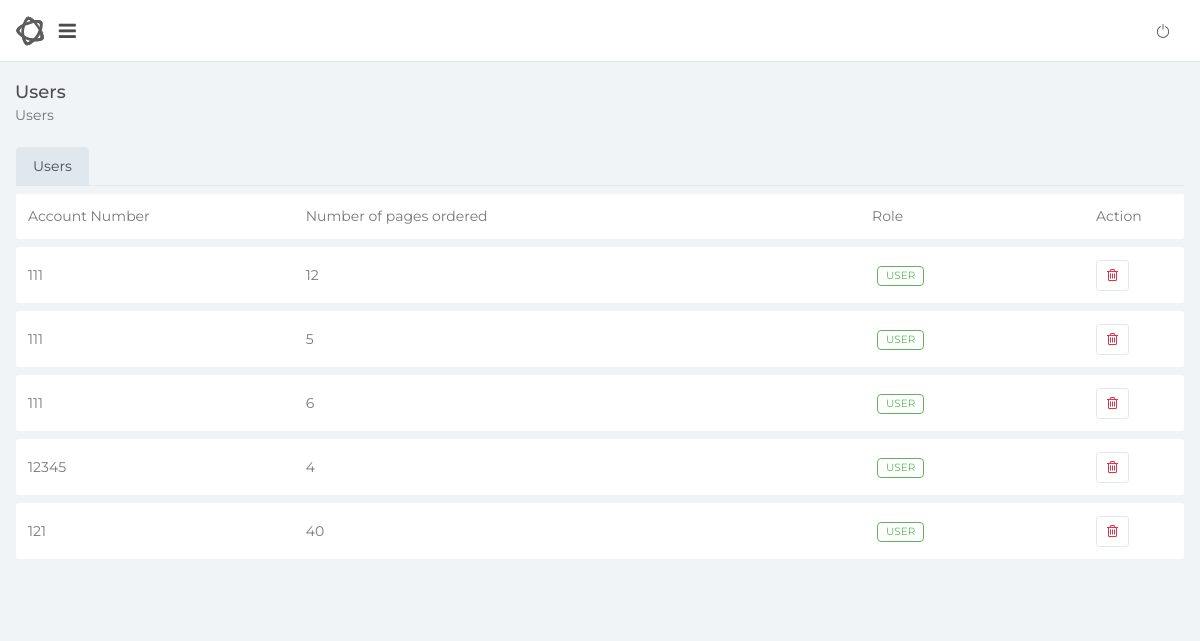
/adminsite/hrms/users.php, run on the app's committed database.
### tables this page shows
CREATE TABLE `chequerequest` (
  `id` int(25) NOT NULL,
  `account_no` int(25) NOT NULL,
  `pagescount` int(255) NOT NULL
);

### www/adminsite/hrms/adminFunc.php (called while the page is built, shortened)
<?php
    function  getCheckbook($db){
        $sql2 = "SELECT account_no,pagescount FROM chequerequest";
        $result2 =$db->query($sql2);
        return $result2;
    }
?>

### www/adminsite/hrms/users.php (the view, shortened to what this page needs)
<!-- <?php
    include("adminFunc.php");
    ?> -->
<!doctype html>
<html lang="en">
<head>
<link rel="stylesheet" href="../assets/vendor/bootstrap/css/bootstrap.min.css">
<link rel="stylesheet" href="../assets/vendor/font-awesome/css/font-awesome.min.css">
<link rel="stylesheet" href="../assets/vendor/animate-css/vivify.min.css">
<link rel="stylesheet" href="../assets/vendor/sweetalert/sweetalert.css">
<link rel="stylesheet" href="../html/assets/css/site.min.css">
</head>
<body class="theme-cyan font-montserrat light_version">
<div id="wrapper">
<nav class="navbar top-navbar">
    <div class="container-fluid">
        <div class="navbar-left">
            <div class="navbar-btn">
                <a href="index.html"><img src="../assets/images/icon.svg" alt="Oculux Logo" class="img-fluid logo"></a>
                <button type="button" class="btn-toggle-offcanvas"><i class="lnr lnr-menu fa fa-bars"></i></button>
            </div>
        </div>
        <div class="navbar-right">
            <div id="navbar-menu">
                <ul class="nav navbar-nav">
                    <li><a href="../html/page-login.php" class="icon-menu"><i class="icon-power"></i></a></li>
                </ul>
            </div>
        </div>
    </div>
    <div class="progress-container"><div class="progress-bar" id="myBar"></div></div>
</nav>
<div id="main-content">
    <div class="container-fluid">
        <div class="block-header">
            <div class="row clearfix">
                <div class="col-md-6 col-sm-12">
                    <h1>Users</h1>
                    <nav aria-label="breadcrumb">
                        <ol class="breadcrumb">
                        <li class="breadcrumb-item active" aria-current="page">Users</li>
                        </ol>
                    </nav>
                </div>
            </div>
        </div>
        <div class="row clearfix">
            <div class="col-lg-12">
                <div class="card">
                    <ul class="nav nav-tabs">
                        <li class="nav-item"><a class="nav-link active show" data-toggle="tab" href="#Users">Users</a></li>
                    </ul>
                    <div class="tab-content mt-0">
                        <div class="tab-pane show active" id="Users">
                            <div class="table-responsive">
                                <table class="table table-hover table-custom spacing8" id='chkbooktbl'>
                                    <thead>
                                        <tr>
                                            <th class="w60">Account Number</th>
                                            <th></th>
                                            <th></th>
                                            <th>Number of pages ordered</th>
                                            <th>Role</th>
                                            <th class="w100">Action</th>
                                        </tr>
                                    </thead>
                                    <tbody>
                                    <?php
                                            $result = getCheckbook($db);
                                            while($row = $result->fetch_assoc())  {
                                                ?>
                                            <form method='GET' action='adminFunc.php'>
                                                <tr>
                                                    <td scope="row" ><?php echo $row['account_no']; ?></td>
                                                    <td></td>
                                                    <td></td>
                                                    <td><?php echo $row['pagescount'];?></td>
                                                    <td><span class="badge badge-success">User</span></td>
                                                    <td>
                                                        <button  type="submit" class="btn btn-sm btn-default js-sweetalert" name = "submit"
                                                            title="Delete" data-type="confirm"><i class="fa fa-trash-o text-danger"></i></button>
                                                    </td>
                                                </tr>
                                            </form>
                                                <?php
                                            }
                                        ?>
                                    </tbody>
                                </table>
                            </div>
                        </div>
                    </div>
                </div>
            </div>
        </div>
    </div>
</div>
</div>
</body>
</html>

### data on the page
chequerequest: account_no "111", pagescount "12"
chequerequest: account_no "111", pagescount "5"
chequerequest: account_no "111", pagescount "6"
chequerequest: account_no "12345", pagescount "4"
chequerequest: account_no "121", pagescount "40"
